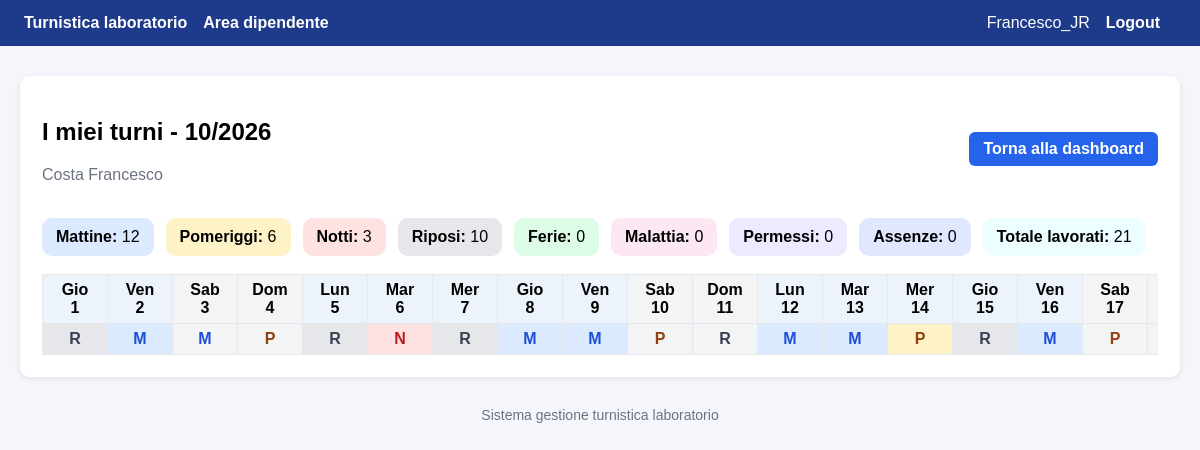
The app's page /area-dipendente/miei-turni/ (signed in) with its own data.
### scheduler/models.py (models this page shows, shortened)
class CalendarioMensile(models.Model):
    STATO_BOZZA = "bozza"
    STATO_GENERATO = "generato"
    STATI = [
        (STATO_BOZZA, "Bozza"),
        (STATO_GENERATO, "Generato"),
    ]
    anno = models.IntegerField()
    mese = models.IntegerField()
    stato = models.CharField(max_length=20, choices=STATI, default=STATO_BOZZA)
    creato_il = models.DateTimeField(auto_now_add=True)
    class Meta:
        unique_together = ("anno", "mese")
        ordering = ["-anno", "-mese"]
        verbose_name = "Calendario mensile"
        verbose_name_plural = "Calendari mensili"
    def __str__(self):
        return f"{self.mese:02d}/{self.anno}"

class Dipendente(models.Model):
    LIVELLI = [
        ("senior", "Senior"),
        ("junior", "Junior"),
    ]
    TIPI_CONTRATTO = [
        ("full_time", "Full-time"),
        ("part_time", "Part-time"),
    ]
    utente = models.OneToOneField(User, on_delete=models.SET_NULL, null=True, blank=True)
    nome = models.CharField(max_length=100)
    cognome = models.CharField(max_length=100)
    data_nascita = models.DateField(null=True, blank=True)
    livello = models.CharField(max_length=10, choices=LIVELLI)
    tipo_contratto = models.CharField(
        max_length=20,
        choices=TIPI_CONTRATTO,
        default="full_time"
    )
    attivo = models.BooleanField(default=True)
    class Meta:
        ordering = ["cognome", "nome"]
        verbose_name = "Dipendente"
        verbose_name_plural = "Dipendenti"

### scheduler/views.py (the view)
# urls.py: path("area-dipendente/miei-turni/", miei_turni, name="miei_turni"),
@login_required
def miei_turni(request):
    if not (utente_admin(request.user) or utente_dipendente(request.user)):
        messages.error(request, "Accesso non autorizzato.")
        return redirect("logout_view")
    calendario = CalendarioMensile.objects.order_by("-anno", "-mese").first()
    if not calendario:
        messages.error(request, "Nessun calendario disponibile.")
        return redirect("dipendente_dashboard")
    dipendente_corrente = Dipendente.objects.filter(utente=request.user).first()
    if not dipendente_corrente:
        messages.error(request, "Nessun dipendente associato al tuo account.")
        return redirect("dipendente_dashboard")
    numero_giorni = pycalendar.monthrange(calendario.anno, calendario.mese)[1]
    giorni = []
    giorni_settimana_it = ["Lun", "Mar", "Mer", "Gio", "Ven", "Sab", "Dom"]
    for g in range(1, numero_giorni + 1):
        data_corrente = date(calendario.anno, calendario.mese, g)
        giorni.append({
            "numero": g,
            "sigla": giorni_settimana_it[data_corrente.weekday()],
            "weekend": data_corrente.weekday() >= 5,
        })
    assegnazioni = AssegnazioneTurno.objects.filter(
        calendario=calendario,
        dipendente=dipendente_corrente
    )
    mappa = {}
    riepilogo = {"M": 0, "P": 0, "N": 0, "R": 0, "F": 0, "A": 0, "L": 0, "X": 0, "totale": 0}
    for a in assegnazioni:
        giorno = a.data.day
        mappa[giorno] = a.turno
        riepilogo[a.turno] += 1
        if a.turno in ["M", "P", "N"]:
            riepilogo["totale"] += 1
    turni_giornalieri = []
    for g in giorni:
        turno = mappa.get(g["numero"], "")
        turni_giornalieri.append({
            "valore": turno,
            "weekend": g["weekend"],
        })
    return render(
        request,
        "scheduler/miei_turni.html",
        {
            "calendario": calendario,
            "giorni": giorni,
            "dipendente": dipendente_corrente,
            "turni": turni_giornalieri,
            "riepilogo": riepilogo,
        }
    )

### scheduler/views.py (called while the page is built)
def utente_admin(user):
    return user.is_authenticated and (
        user.is_superuser or user.groups.filter(name="Amministratori").exists()
    )

### scheduler/templates/scheduler/miei_turni.html (shortened to what this page needs)
{% extends "scheduler/base.html" %}
{% block content %}
<div class="card">
    <div class="top-actions">
        <div>
            <h2>I miei turni - {{ calendario }}</h2>
            <p class="muted">{{ dipendente.cognome }} {{ dipendente.nome }}</p>
        </div>
        <div>
            <a class="btn" href="{% url 'dipendente_dashboard' %}">Torna alla dashboard</a>
        </div>
    </div>
    <div style="display:flex; gap:12px; flex-wrap:wrap; margin-bottom:18px;">
        <div style="background:#dbeafe; padding:10px 14px; border-radius:10px;">
            <strong>Mattine:</strong> {{ riepilogo.M }}
        </div>
        <div style="background:#fef3c7; padding:10px 14px; border-radius:10px;">
            <strong>Pomeriggi:</strong> {{ riepilogo.P }}
        </div>
        <div style="background:#fee2e2; padding:10px 14px; border-radius:10px;">
            <strong>Notti:</strong> {{ riepilogo.N }}
        </div>
        <div style="background:#e5e7eb; padding:10px 14px; border-radius:10px;">
            <strong>Riposi:</strong> {{ riepilogo.R }}
        </div>
        <div style="background:#dcfce7; padding:10px 14px; border-radius:10px;">
            <strong>Ferie:</strong> {{ riepilogo.F }}
        </div>
        <div style="background:#fce7f3; padding:10px 14px; border-radius:10px;">
            <strong>Malattia:</strong> {{ riepilogo.L }}
        </div>
        <div style="background:#ede9fe; padding:10px 14px; border-radius:10px;">
            <strong>Permessi:</strong> {{ riepilogo.X }}
        </div>
        <div style="background:#e0e7ff; padding:10px 14px; border-radius:10px;">
            <strong>Assenze:</strong> {{ riepilogo.A }}
        </div>
        <div style="background:#ecfeff; padding:10px 14px; border-radius:10px;">
            <strong>Totale lavorati:</strong> {{ riepilogo.totale }}
        </div>
    </div>
    <div style="overflow-x:auto;">
        <table class="tabella-miei-turni">
            <thead>
                <tr>
                    {% for g in giorni %}
                        <th class="{% if g.weekend %}giorno-weekend{% endif %}">
                            {{ g.sigla }}<br>{{ g.numero }}
                        </th>
                    {% endfor %}
                </tr>
            </thead>
            <tbody>
                <tr>
                    {% for turno in turni %}
                        <td class="
                            {% if turno.weekend %}giorno-weekend {% endif %}
                            {% if turno.valore == 'M' %}turno-m{% endif %}
                            {% if turno.valore == 'P' %}turno-p{% endif %}
                            {% if turno.valore == 'N' %}turno-n{% endif %}
                            {% if turno.valore == 'R' %}turno-r{% endif %}
                        ">
                            {{ turno.valore }}
                        </td>
                    {% endfor %}
                </tr>
            </tbody>
        </table>
    </div>
</div>
{% endblock %}

### scheduler/templates/scheduler/base.html (shortened to what this page needs)
<!DOCTYPE html>
<html lang="it">
<head>
</head>
<body>
<nav>
<div class="nav-left">
<a href="{% url 'smista_dashboard' %}">Turnistica laboratorio</a>
{% if user.is_authenticated %}
<a href="{% url 'dipendente_dashboard' %}">Area dipendente</a>
{% endif %}
</div>
<div class="nav-right">
{% if user.is_authenticated %}
<span style="margin-right:16px;">
{{ user.username }}
</span>
<a href="{% url 'logout_view' %}">Logout</a>
{% else %}
<a href="{% url 'login_view' %}">Login</a>
{% endif %}
</div>
</nav>
<div class="container">
{% block content %}{% endblock %}
</div>
<footer>
Sistema gestione turnistica laboratorio
</footer>
</body>
</html>

### scheduler/templates/scheduler/base.html (style rules this page uses)
body { font-family: Arial, Helvetica, sans-serif; background:#f4f6fb; margin:0; padding:0; }
nav { background:#1e3a8a; color:white; padding:14px 24px; display:flex; justify-content:space-between; align-items:center; }
nav a { color:white; text-decoration:none; margin-right:16px; font-weight:600; }
.nav-left { display:flex; align-items:center; }
.nav-right { display:flex; align-items:center; }
.container { max-width:1200px; margin:30px auto; padding:0 20px; }
.card { background:white; border-radius:10px; padding:22px; margin-bottom:24px; box-shadow:0 2px 6px rgba(0,0,0,0.08); }
.btn { display:inline-block; background:#2563eb; color:white; padding:8px 14px; border-radius:6px; text-decoration:none; font-weight:600; }
table { border-collapse:collapse; width:100%; }
th, td { border:1px solid #e5e7eb; padding:6px; text-align:center; }
th { background:#edf3fb; }
.top-actions { display:flex; justify-content:space-between; align-items:center; margin-bottom:18px; }
.muted { color:#6b7280; }
footer { text-align:center; color:#6b7280; font-size:14px; margin-top:30px; padding-bottom:20px; }

### scheduler/templates/scheduler/miei_turni.html (style rules this page uses)
.turno-m { background: #dbeafe; color: #1d4ed8; font-weight: bold; }
.turno-p { background: #fef3c7; color: #92400e; font-weight: bold; }
.turno-n { background: #fee2e2; color: #b91c1c; font-weight: bold; }
.turno-r { background: #e5e7eb; color: #374151; font-weight: bold; }
.giorno-weekend { background: #f3f4f6 !important; }
.tabella-miei-turni th, .tabella-miei-turni td { min-width: 52px; text-align: center; }

### records on screen
CalendarioMensile: mese+anno "10/2026"
Dipendente: cognome "Costa", nome "Francesco"

### other values on screen
{{ user.username }} "Francesco_JR"
{{ riepilogo.M }} "12"
{{ riepilogo.P }} "6"
{{ riepilogo.N }} "3"
{{ riepilogo.R }} "10"
{{ riepilogo.F }} "0"
{{ riepilogo.L }} "0"
{{ riepilogo.X }} "0"
{{ riepilogo.A }} "0"
{{ riepilogo.totale }} "21"
{{ g.sigla }} "Gio" "Ven" "Sab" "Dom" "Lun" "Mar" "Mer" "Gio" "Ven" "Sab" "Dom" "Lun" "Mar" "Mer" "Gio" "Ven" "Sab"
{{ g.numero }} "1" "2" "3" "4" "5" "6" "7" "8" "9" "10" "11" "12" "13" "14" "15" "16" "17"
{{ turno.valore }} "R" "M" "M" "P" "R" "N" "R" "M" "M" "P" "R" "M" "M" "P" "R" "M" "P"
